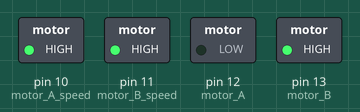
This sketch was run on a simulated Arduino Uno, built with avr-gcc and run on an emulated ATmega328P. On the bench: switched loads named in the sketch (green lamp = pin HIGH).

Above: at 0.5 s.
At 1.5 s:
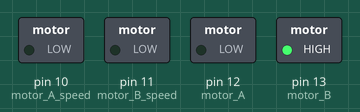
Timing chart, 0 to 3.0 s (numbered marks = the images above):
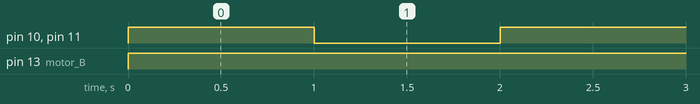

The sketch:

proyecto.ino
```cpp
int motor_A = 12;
int motor_B = 13;

int motor_A_speed = 10;
int motor_B_speed = 11;

int wait_in_milliseconds = 1000;

void forward(){
    digitalWrite(motor_A, LOW);
    digitalWrite(motor_B, HIGH);

    analogWrite(motor_A_speed, 255);
    analogWrite(motor_B_speed, 255);

    delay(wait_in_milliseconds);

    analogWrite(motor_A_speed, 0);
    analogWrite(motor_B_speed, 0);
}

void setup(){
pinMode(motor_A, OUTPUT);
pinMode(motor_B, OUTPUT);
}

void loop(){
forward();
delay(1000);
}
```

Measured:
- by itself, pin 10 (motor_A_speed), pin 11 (motor_B_speed): alternates HIGH for 1.0 s and LOW for 1.0 s
- by itself, pin 13 (motor_B): LOW → HIGH at 0.00 s
